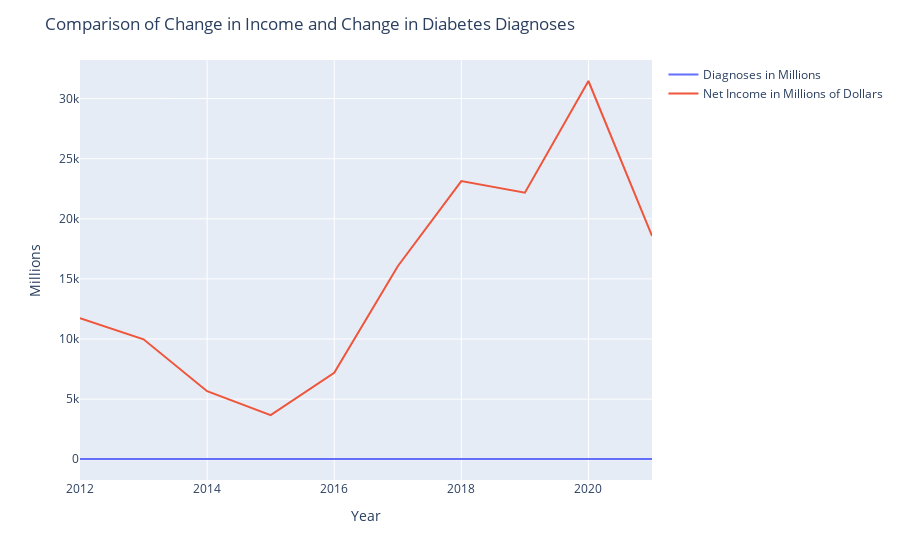

Notebook code for this chart:
### Code cell
fig3 = px.line (df, x = 'Year', y =  ["Diagnoses in Millions", "Net Income in Millions of Dollars"])

fig3.update_yaxes (title_text = "Millions")

fig3.update_layout(
    title_text = "Comparison of Change in Income and Change in Diabetes Diagnoses",
    legend_title = "")


fig3.show()

### Figure 1 — Plotly figure (JSON) as saved in the notebook; plotly's stock layout.template omitted (floating-point values rounded to 4 significant figures)
{"data": [{"hovertemplate": "variable=Diagnoses in Millions<br>Year=%{x}<br>value=%{y}<extra></extra>", "legendgroup": "Diagnoses in Millions", "line": {"color": "#636efa", "dash": "solid"}, "marker": {"symbol": "circle"}, "mode": "lines", "name": "Diagnoses in Millions", "orientation": "v", "showlegend": true, "type": "scatter", "x": [2012, 2013, 2014, 2015, 2016, 2017, 2018, 2019, 2020, 2021], "xaxis": "x", "y": [21.3, 22.2, 21.9, 23.2, 23.1, 23, 25.2, 23.4, 23.4, 24.2], "yaxis": "y"}, {"hovertemplate": "variable=Net Income in Millions of Dollars<br>Year=%{x}<br>value=%{y}<extra></extra>", "legendgroup": "Net Income in Millions of Dollars", "line": {"color": "#EF553B", "dash": "solid"}, "marker": {"symbol": "circle"}, "mode": "lines", "name": "Net Income in Millions of Dollars", "orientation": "v", "showlegend": true, "type": "scatter", "x": [2012, 2013, 2014, 2015, 2016, 2017, 2018, 2019, 2020, 2021], "xaxis": "x", "y": [11744, 9978, 5661, 3672, 7194, 16060, 23142, 22168, 31465, 18575], "yaxis": "y"}], "layout": {"legend": {"title": {"text": ""}, "tracegroupgap": 0}, "margin": {"t": 60}, "title": {"text": "Comparison of Change in Income and Change in Diabetes Diagnoses"}, "xaxis": {"anchor": "y", "domain": [0, 1], "title": {"text": "Year"}}, "yaxis": {"anchor": "x", "domain": [0, 1], "title": {"text": "Millions"}}}}
